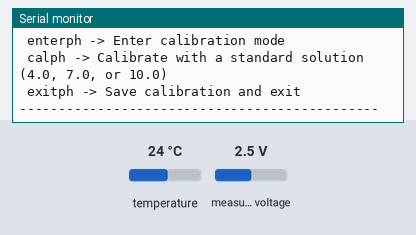
Simulated run of this sketch. Board: ESP32. Shown: the last lines printed to the serial monitor. Inputs (shaded band) come from the test bench; at power-on: temperature 24 °C, measured voltage 2.5 V. EEPROM starts erased.

Above: at 1.4 s.
1.5 s: temperature set to 12 °C
At 2.8 s:
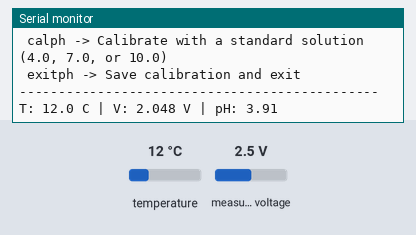
4.5 s: measured voltage set to 0.1 V
At 5.8 s:
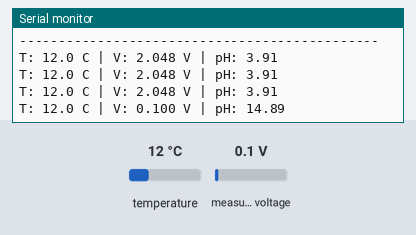
6.0 s: temperature set to 19 °C
At 6.8 s:
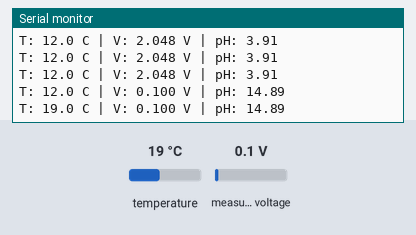
7.5 s: measured voltage set to 1.2 V
At 8.7 s:
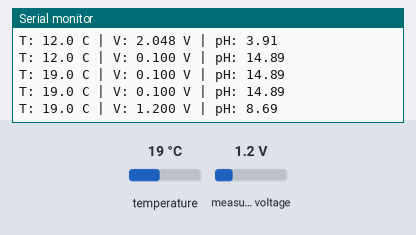
Timing chart, 0 to 10.0 s (numbered marks = the images above; inputs shaded):
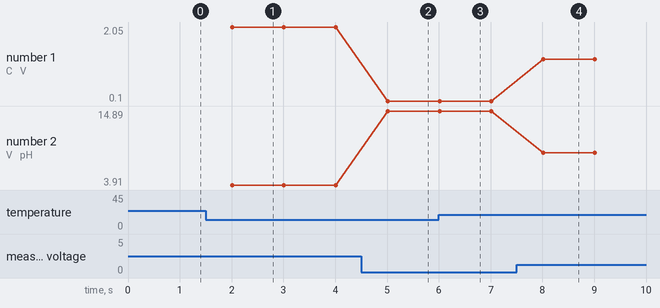

Measured:
- after the input at 1.5 s, the serial monitor: prints a new line after 0.51 s (image 1)
- after the input at 4.5 s, the serial monitor: prints a new line after 0.51 s (image 2)
- after the input at 6.0 s, the serial monitor: prints a new line at once (image 3)
- after the input at 7.5 s, the serial monitor: prints a new line after 0.51 s (image 4)
- plotted number 1: 2.05 → 0.1 after the input at 4.5 s, 0.1 → 1.2 after the input at 7.5 s
- plotted number 2: 3.91 → 14.89 after the input at 4.5 s, 14.89 → 8.69 after the input at 7.5 s

The sketch:

PH_sensor.ino
```cpp
#include "DFRobot_PH.h"        // Primary library for pH calculation and calibration
#include "EEPROM.h"            // Used by the pH library for calibration storage

#include <OneWire.h>
#include <DallasTemperature.h>
#include <Wire.h>               // Required for I2C communication
#include <Adafruit_ADS1X15.h>   // Library for ADS1115 (works for both 1015/1115)

// --- Configuration Pins ---
#define PH_CHANNEL                0   // ADS1115 analog channel A1
#define ADS_ADDRESS             0x48  // Default I2C address for ADS1115 (ADDR connected to GND)
#define PH_CALIBRATION_ADDRESS 0x20   // EEPROM address for pH calibration data

// CHANGE ACCORDING TO PIN CONNECTED TO ESP32
#define I2C_SDA                 15   // ESP32 GPIO pin for I2C SDA
#define I2C_SCL                 4    // ESP32 GPIO pin for I2C SCL
#define ONE_WIRE_BUS          27     // Digital pin for DS18B20 temperature sensor


// --- Sensor Objects ---
DFRobot_PH ph;
OneWire oneWire(ONE_WIRE_BUS);
DallasTemperature sensors(&oneWire);

Adafruit_ADS1115 ads;

// --- Variables ---
float voltage, pHValue, temperature = 25.0; // Default temp for initial reading

void setup() {
  Serial.begin(9600);

  EEPROM.begin(32);

  ph.begin();

  sensors.begin();
  Wire.begin(I2C_SDA, I2C_SCL);

  ads.begin(ADS_ADDRESS);
  // Set the Gain/PGA. This sets the input voltage range.
  // Gravity pH sensor has output of 0 - 3V
  ads.setGain(GAIN_TWO);

  Serial.println("--- DFRobot pH Sensor V2 Calibration Ready ---");
  Serial.println("Use the Serial Monitor to enter commands:");
  Serial.println(" enterph -> Enter calibration mode");
  Serial.println(" calph -> Calibrate with a standard solution (4.0, 7.0, or 10.0)");
  Serial.println(" exitph -> Save calibration and exit");
  Serial.println("----------------------------------------------");
}

void loop() {
  static unsigned long analogSampleTime = millis();
  static unsigned long tempSampleTime = millis();
  static unsigned long printTime = millis();

  // --- 1. Get Temperature Reading (Every 1 second) ---
  if (millis() - tempSampleTime >= 1000U) {
    tempSampleTime = millis();
    sensors.requestTemperatures();

    // CHANGE CALIBRAITON EQUATION
    temperature = sensors.getTempCByIndex(0);
    if (temperature == DEVICE_DISCONNECTED_C) {
      // Fallback to a fixed temperature if sensor fails
      temperature = 22.0;
    }
  }

  // --- 2. Get Analog Voltage Reading (Every 20ms for stability) ---
  if (millis() - analogSampleTime >= 1000U) {
    analogSampleTime = millis();

    int16_t rawValue = ads.readADC_SingleEnded(PH_CHANNEL);

    // DFRobot expects the voltage in mV, hence multiply by 1000
    float mV_value = ads.computeVolts(rawValue) * 1000.0;

    voltage = mV_value;

    // Convert voltage to pH value with temperature compensation
    pHValue = ph.readPH(voltage, temperature);

    ph.calibration(voltage, temperature);
  }

  // --- 3. Print Data (Every 1 second) ---
  if (millis() - printTime >= 1000U) {
    printTime = millis();
    Serial.print("T: ");
    Serial.print(temperature, 1);
    Serial.print(" C | V: ");
    // Print voltage in Volts for easier reading
    Serial.print(voltage / 1000.0, 3);
    Serial.print(" V | pH: ");
    Serial.print(pHValue, 2);
    Serial.println(" ");
  }

  // --- 4. Handle Serial Input for Calibration ---
  if (Serial.available() > 0) {
    // Allows the DFRobot_EC library to process the serial commands (enterph, calph, exitph)
    ph.calibration(voltage, temperature);
  }
}
```
